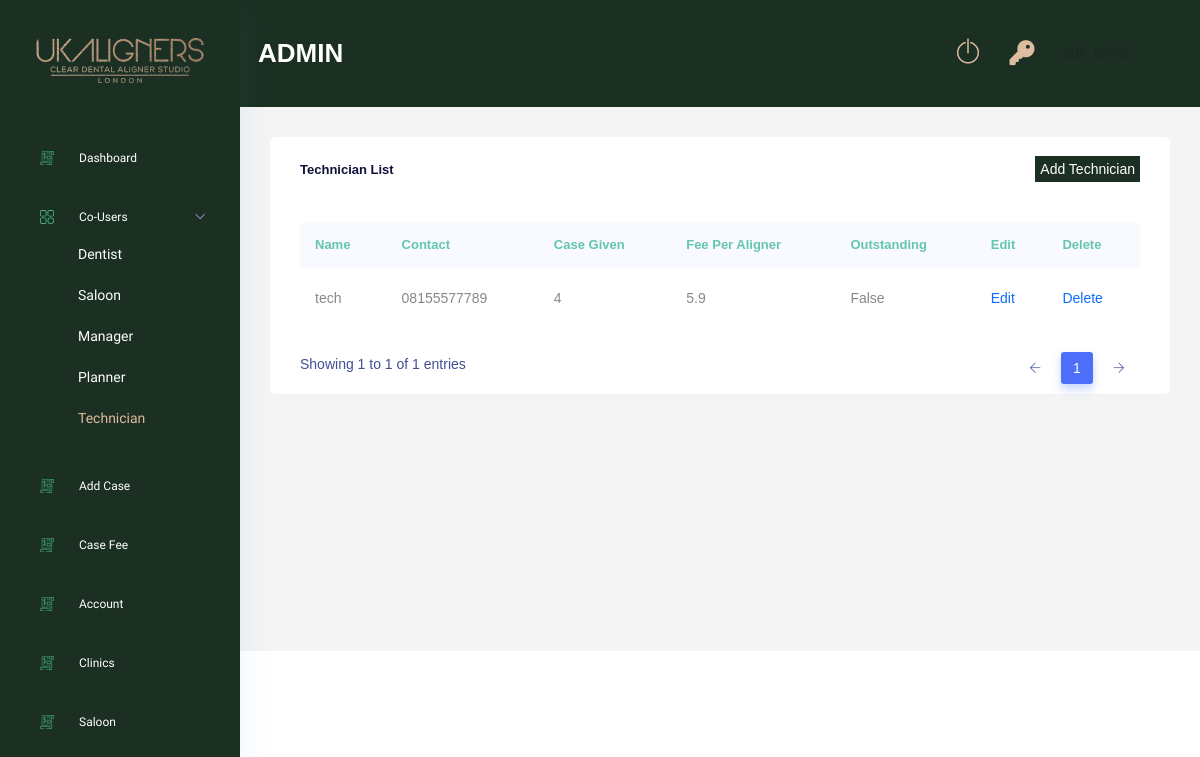
/technician-list/ (signed in), run on the app's committed database.
### Users/models.py (models this page shows, shortened)
class Account(AbstractBaseUser):
    email 					= models.EmailField(verbose_name="email", max_length=60, unique=True)
    username 				= models.CharField(max_length=30)
    date_joined				= models.DateTimeField(verbose_name='date joined', auto_now_add=True)
    last_login				= models.DateTimeField(verbose_name='last login', auto_now=True)
    is_active				= models.BooleanField(default=True)
    is_staff				= models.BooleanField(default=False)
    is_superuser			= models.BooleanField(default=False)
    is_admin				= models.BooleanField(default=False)
    is_manager   			= models.BooleanField(default=False)
    is_planner   			= models.BooleanField(default=False)
    is_technician   		= models.BooleanField(default=False)
    is_dentist      		= models.BooleanField(default=False)
    is_salon           		= models.BooleanField(default=False)
    is_individual     		= models.BooleanField(default=False)
    hide_email				= models.BooleanField(default=True)
    USERNAME_FIELD = 'email'
    REQUIRED_FIELDS = ['username']
    objects = MyAccountManager()

### TechnicianRoll/models.py (models this page shows, shortened)
class Technician(models.Model):
    user                    = models.OneToOneField(Users, on_delete=models.CASCADE)
    number                  = models.CharField(max_length=150,null=True,blank=True)
    fee                     = models.FloatField(null=True,blank=True)
    outstanding             = models.BooleanField(default=False)
    class Meta:
        verbose_name_plural = "Technicians"

### AdminRoll/views.py (the view)
# urls.py: path('technician-list/', views.technician_list, name="technician_list"),
@login_required(login_url='login')
def technician_list(request):
    if request.user.is_admin:
        technician_obj_list = Technician.objects.filter(user__is_active = True)
        context = {
            'technician_obj_list':technician_obj_list
        }
        return render(request,'adminRoll/technician_list.html',context)
    else:
        return redirect('login')

### AdminRoll/templatetags/technician_cases.py (called while the page is built)
def technician_cases(id):
    tech_obj = Technician.objects.get(id = id)
    case_obj = Case.objects.filter(technician = tech_obj)
    total = len(case_obj)
    print(total)
    return total

### AdminRoll/templates/adminRoll/technician_list.html (shortened to what this page needs)
{% extends 'base.html' %}
{% load static %}
{% load technician_cases %}
{% block content %}
<div class="main_content_iner ">
    <div class="container-fluid p-0">
        <div class="row justify-content-center">
            <div class="col-lg-12">
                <div class="white_card card_height_100 mb_30">
                    <div class="white_card_header">
                        <div class="box_header m-0">
                            <div class="main-title">
                                <h3 class="m-0">Technician List</h3>
                            </div>
                            <div class="main-title">
                                <a href="{% url 'AdminRoll:create_user' 'technician' %}" class="add-user-btn">Add Technician</a>
                            </div>
                        </div>
                    </div>
                    <div class="white_card">
                        <div class="QA_section plr_30">
                            <div class="QA_table mb_30">
                                <table class="table lms_table_active ">
                                    <thead>
                                        <tr>
                                            <th scope="col">Name</th>
                                            <th scope="col">Contact</th>
                                            <th scope="col">Case given</th>
                                            <th scope="col">Fee per aligner</th>
                                            <th scope="col">Outstanding</th>
                                            <th scope="col">Edit</th>
                                            <th scope="col">Delete</th>
                                        </tr>
                                    </thead>
                                    <tbody>
                                        {% for obj in technician_obj_list %}
                                        <tr>
                                            <td>{{ obj.user.username }}</td>
                                            <td>{{ obj.number }}</td>
                                            <td>{{ obj.id|technician_cases }}</td>
                                            <td>{{ obj.fee }}</td>
                                            <td>{{ obj.outstanding }}</td>
                                            <td><a href="{% url 'AdminRoll:edit_technician' obj.id %}">Edit</a></td>
                                            <td><a href="{% url 'AdminRoll:delete_user' obj.id 'technician' %}">Delete</a></td>
                                        </tr>
                                        {% endfor %}
                                    </tbody>
                                </table>
                            </div>
                        </div>
                    </div>
                </div>
            </div>
        </div>
    </div>
</div>
{% endblock %}

### templates/layout/navbar.html (shortened to what this page needs)
{% load static %}
<div class="container-fluid g-0">
    <div class="row">
        <div class="col-lg-12 p-0 ">
            <div class="header_iner d-flex justify-content-between align-items-center"
                 style="background: rgb(27, 48, 34)">
                <div class="serach_field-area d-flex align-items-center">
                    <div>
                        <h3 class="mt-2" style="color: white;text-transform: uppercase;">{{ request.user.username }}</h3>
                    </div>
                </div>
                <div class="header_right d-flex justify-content-between align-items-center">
                    <div class="header_notification_warp d-flex align-items-center">
                        <li>
                            <a class="" style="color: #DDBC9FFF" href="{% url 'logout' %}"> <i
                                    class="ti-power-off" style="font-size:25px"></i></a>
                        </li>
                        <li>
                            <a class="" style="color: #DDBC9FFF" href="{% url 'password_reset' %}"> <i
                                    class="fa fa-key"
                                    aria-hidden="true" style="font-size:25px"></i></a>
                        </li>
                        <li>
                        </li>
                    </div>
                </div>
            </div>
        </div>
    </div>
</div>

### static/css/index.css (style rules this page uses)
.add-user-btn { background-color: rgb(27, 48, 34); color: white; padding: 5px; }

### data on the page
Account: user.username "ADMIN"
Technician: user.username "tech", number "08155577789", id|technician_cases "4", fee "5.9", outstanding "False"
